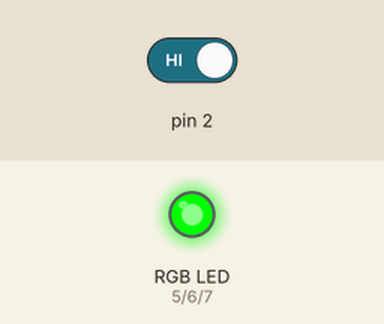
The sketch below on a simulated Arduino Uno, built with avr-gcc and run on an emulated ATmega328P. Parts: an RGB LED mixed from three pins (HIGH = lit). The test bench sets the inputs (shaded band); at power-on: pin 2 HIGH.

Above: at 0.8 s.
At 1.2 s:
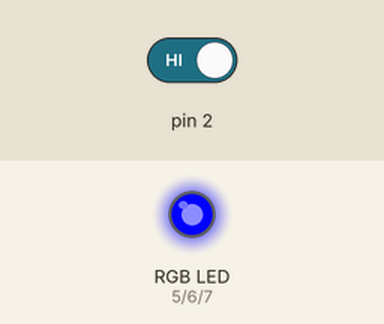
1.3 s: pin 2 driven LOW
At 4.01 s:
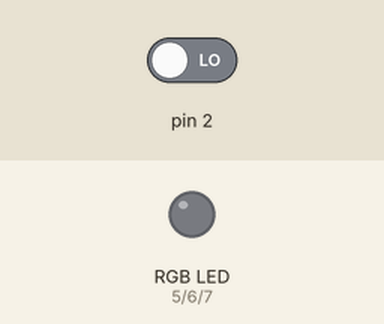
Timing chart, 0 to 21.1 s (numbered marks = the images above; inputs shaded):
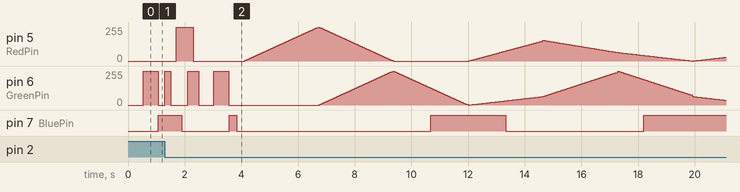

The sketch:

rgb.ino
```cpp
/*
 * ====================================================
 *      Name: IR_LCD_disp_key.ino
 *   Version: 1.0
 *  Compiler: Arduino-IDE
 *   Company: WWW.SOGWORKS.CN
 *  Function: 1.在没有触发红外的情况下，就是慢慢的渐变
 *            2.在触发了红外的情况下，就快速的赤橙黄绿青蓝紫变一下，然互又恢复慢慢的渐变
 * RGB分别接：数字引脚567
 * =====================================================
 * */

//RGB元素表
struct rgbElement {
    int fadeTime;            // 从一个颜色渐变到另一个颜色的时间how long to fade from previous values of RGB to the ones specified in this rgbElement (0 to 65,535)
    int holdTime;            // how long to keep the RGB values once they are faded in (0 or 1000 to 65,535)
    unsigned char red;       // 红色灯的亮度值brightness value for Red LED (0 to 255)
    unsigned char green;     // 绿色灯亮度值brightness value for Green LED (0 to 255)
    unsigned char blue;      // 蓝色灯的亮度值brightness value for Blue LED (0 to 255)
} const lightTab[]  = {
    {     0,   500, 255,   0,   0 },
    {   500,     0,   0,   0,   0 },
    {     0,   500,   0, 255,   0 },
    {   500,     0,   0,   0,   0 },
    {     0,   500,   0,   0, 255 },
    {   500,     0,   0,   0,   0 },
    {  2500,  2500, 255,   0,   0 },
    {  2500,  2500,   0, 255,   0 },
    {  2500,  2500,   0,   0, 255 },
    {  2500,  2500, 155,  64,   0 },
    {  2500,  2500,  64, 255,  64 },
    {  2500,  2500,   0,  64, 255 },
    {  2500,  2500,  64,   0,  64 },
    {     0,  1500, 155,   0,   0 },
    {     0,  1500,   0, 255,   0 },
    {     0,  1500,   0,   0, 255 },
    {     0,  1500, 140,   0, 240 },
    {     0,  1500, 155, 155,   0 },
    {     0,  1500, 155, 255, 255 },
    {     0,  1500, 128, 128, 128 },
    {     0,  1500,  48,  48,  58 },
    {     0,  1500,   0,   0,   0 },
    {  2500,  2500, 155,   0,   0 },
    {  2500,  2500, 155, 255,   0 },
    {  2500,  2500,   0, 255,   0 },
    {  2500,  2500,   0, 255, 255 },
    {  2500,  2500,   0,   0, 255 },
    {  2500,  2500, 155,   0, 255 },
    {  2500,     0,   0,   0,   0 },
    {  2500,  2500, 155,   0,   0 },
    {  2500,  2500, 155, 255,   0 },
    {  2500,  2500,   0, 255,   0 },
    {  2500,  2500,   0, 255, 255 },
    {  2500,  2500,   0,   0, 255 },
    {  2500,  2500, 155,   0, 255 },
    {  2500,     0,   0,   0,   0 },
    {  2500,  2500, 154,  32,   0 },
    {  2500,  2500, 154, 128,   0 },
    {  2500,  2500, 154, 240,   0 },
    {  2500,  2500, 128, 240,   0 },
    {     0,  2500,   0,   0,   0 },
    {  2500,  2500,   0,  16, 255 },
    {  2500,  2500,   0, 128, 255 },
    {  2500,  2500,   0, 240, 128 },
    {  2500,  2500,  16,  16, 240 },
    {  2500,  2500, 140,  16, 240 },
    {  2500,  2500,  64,   0, 250 },
    {     0,  2500,  10,  10,  10 },
    {     0,  2500,   0,   0,   0 },
    {  2500,  2500, 140,   0, 240 },
    {  2500,  2500,  32,   0, 240 },
    {  2500,  2500, 128,   0, 128 },
    {  2500,  2500, 140,   0,  32 },
    {  2500,     0,   0,   0,  10 },
    {  2500,     0,   0,   0,   0 },
    {  1000,  1000,   0,   0,   0 },
    {  1000,  1000,  32,   0,   0 },
    {  1000,  1000,  64,   0,   0 },
    {     0,  1000,  96,   0,   0 },
    {  1000,     0, 128,   0,   0 },
    {  1000,     0, 160,  32,   0 },
    {  1000,     0, 192,  64,   0 },
    {  1000,     0, 124,  96,   0 },
    {     0,  1000, 155, 128,   0 },
    {  1000,  1000,   0, 160,   0 },
    {     0,  1000,   0, 192,   0 },
    {  1000,  1000,   0, 224,  32 },
    {  1000,     0,   0, 255,  64 },
    {  1000,     0,   0,   0,  96 },
    {  1000,     0,   0,   0, 128 },
    {  1000,     0,   0,   0, 160 },
    {  1000,     0,   0,   0, 192 },
    {  1000,     0,   0,   0, 224 },
    {  1000,  1000,   0,   0, 255 },
    {  1000,     0,   0,   0,   0 },
    {     0,  1000,   0,   0, 255 },
    {  1000,  1000,  32,   0,   0 },
    {  1000,  1000,  96,   0,   0 },
    {  1000,  1000, 160,   0,   0 },
    {  1000,     0, 255,   0,   0 },
    {  1000,  1000,   0,  96,   0 },
    {  1000,  1000,   0, 160,  32 },
    {  1000,  1000,   0, 224,  64 },
    {  1000,  1000,   0, 255,  96 },
    {  1000,  1000,   0,   0, 128 },
    {  1000,  1000,   0,   0, 160 },
    {     0,  1000,   0,  32, 192 },
    {     0,  1000,   0,  64, 224 },
    {     0,  1000,   0,  96, 225 },
    {     0,  1000,   0, 128,   0 },
    {     0,  1000,   0, 160,   0 },
    {     0,  1000,   0, 192,  32 },
    {     0,  1000,   0, 224,  64 },
    {     0,  1000,   0, 255,  96 },
    {     0,  1000,   0,   0, 255 },
    {     0,  1000,   0,   0,   0 },
    {     0,     0,   0,   0,   0 }
};

int Start_Over=0;
int RedPin = 5;                 //红色led引脚
int GreenPin = 6;               //绿色led引脚
int BluePin	 = 7;                //蓝色led引脚
/**
 * 设置RGB颜色
 * @param red    红色
 * @param green  绿
 * @param blue   蓝
 */
void setColor(int red, int green, int blue)
{
  analogWrite(RedPin, 255-red);
  analogWrite(GreenPin, 255-green);
  analogWrite(BluePin, 255-blue);
}

/**
 * 产生3个随机数给LED
 */
void rgbrandom(){
    setColor(255, 0, 0);  // 红色
    delay(200);                //关闭了中断，会对delay()函数有很大的影响的。
    setColor(255, 255, 0);  // yellow
    delay(200);
    setColor(0, 255, 0);  //green
    delay(200);
    setColor(0, 255, 255);  // 青色cyan
    delay(200);
    setColor(0, 0, 255);  // blue
    delay(200);
    setColor(255, 0, 255);  // 紫色
    delay(200);
}

/**
 * 中断0的中断函数，FALLONG触发
 */
void recv_isr()
{
    Start_Over=1;      //用来中断的标志位
}
/**
 * 用的别人的渐变算法,给RGB的引脚发送RGB的值
 * @param index  lightTable的索引值
 */
void sendrgbElement( int index ) {
    // get values of rgbElement from lightTab
    int FadeTime =lightTab[index].fadeTime;
    int HoldTime = lightTab[index].holdTime;
    unsigned char Red = lightTab[index].red;
    unsigned char Green = lightTab[index].green;
    unsigned char Blue = lightTab[index].blue;

    // get previous RGB brightness values from lightTab
    //   (these values are set to 0 if index to lightTab = 0)
    unsigned char redPrev = 0;    // keep track of previous Red brightness value
    unsigned char greenPrev = 0;  // keep track of previous Green brightness value
    unsigned char bluePrev = 0;   // keep track of previous Blue brightness value
    if (index != 0) {
	redPrev = lightTab[index-1].red;
	greenPrev = lightTab[index-1].green;
	bluePrev = lightTab[index-1].blue;
    }

    // set color timing values
    //   everytime the fadeCounter reaches this timing value in the fade loop
    //   we will update the color value for the color (default value of 0 for no updating)
    int redTime = 0;
    int greenTime = 0;
    int blueTime = 0;

    // set values of temp colors
    //   starting from the previous color values,
    //   these will change to the color values just gotten from rgbElement over fadeTime
    unsigned char redTemp = redPrev;
    unsigned char greenTemp = greenPrev;
    unsigned char blueTemp = bluePrev;

    // fade LEDs up or down, from previous values to current values
    int redDelta = Red - redPrev;                // total amount to fade red value (up or down) during fadeTime
    int greenDelta = Green - greenPrev;          // total amount to fade green value (up or down) during fadeTime
    int blueDelta = Blue - bluePrev;             // total amount to fade blue value (up or down) during fadeTime

    if (redDelta != 0) {
	redTime = (FadeTime / redDelta);           // increment Red value every time we reach this fade value in the fade loop
	if (redTime < 0) redTime = -redTime;       //    absolute value
	redTime = redTime + 1;                     // adjust for truncation of integer division
    }                                            //
    int redTimeInc = redTime;                    // increment Red value every time the fadeCounter increments this amount

    if (greenDelta != 0) {
	greenTime = (FadeTime / greenDelta);       // increment Green value every time we reach this fade value in the fade loop
	if (greenTime < 0) greenTime = -greenTime; //    absolute value
	greenTime = greenTime + 1;                 // adjust for truncation of integer division
    }                                            //
    int greenTimeInc = greenTime;                // increment Green value every time the fadeCounter increments this amount

    if (blueDelta != 0) {
	blueTime = (FadeTime / blueDelta);         // increment Blue value every time we reach this fade value in the fade loop
	if (blueTime < 0) blueTime = -blueTime;    //    absolute value
	blueTime = blueTime + 1;                   // adjust for truncation of integer division
    }                                            //
    int blueTimeInc = blueTime;                  // increment Blue value every time the fade value increments this amount

    // set color increment values
    //   the amount to increment color value each time we update it in the fade loop
    //   (default value of 1, to slowly increase brightness each time through the fade loop)
    unsigned char redInc = 1;
    unsigned char greenInc = 1;
    unsigned char blueInc = 1;
    // if we need to fade down the brightness, then make the increment values negative
    if (redDelta < 0) redInc = -1;
    if (greenDelta < 0) greenInc = -1;
    if (blueDelta < 0) blueInc = -1;

    // if FadeTime = 0, then just set the LEDs blinking at the RGB values (the fade loop will not be executed)
    if (FadeTime == 0) {
	/*    greenTemp = Green; // no need to manually pulse Green LED on PB2 (pin 7) now, since it will be done in the hold loop
	      OCR1A = Red;       // update PWM for Red LED on OC1A (pin 6)
	      OCR1B = Blue;      // update PWM for Blue LED on OC1B (pin 3)
	      */
	greenTemp = Green;
	analogWrite(GreenPin, greenTemp);
	analogWrite(RedPin,Red);
	analogWrite(BluePin,Blue);
	delay(1);
    }

    // fade loop
    //   this loop will independently fade each LED up or down according to all of the above variables
    //   (it will take a length of time, FadeTime, to accomplish the task)
    //   this loop is not executed if FadeTime = 0 (since 1 is not <= 0, in the "for" loop)
    for (int fadeCounter=1; fadeCounter<=FadeTime; fadeCounter++) {
	if ( fadeCounter == redTime ) {
	    redTemp = redTemp + redInc;                 // increment to next red value
	    redTime = redTime + redTimeInc;             // we'll increment Red value again when FadeTime reaches new redTime
	}
	if ( fadeCounter == greenTime ) {
	    greenTemp = greenTemp + greenInc;           // increment to next green value
	    greenTime = greenTime + greenTimeInc;       // we'll increment Green value again when FadeTime reaches new greenTime
	}
	if ( fadeCounter == blueTime ) {
	    blueTemp = blueTemp + blueInc;              // increment to next blue value
	    blueTime = blueTime + blueTimeInc;          // we'll increment Blue value again when FadeTime reaches new blueTime
	}
	// pulseGreen(greenTemp); // one manual PWM pulse on the Green LED on PB2 (pin 7) for a period of 400 microseconds
	// OCR1A = redTemp;       // update PWM for Red LED on OC1A (pin 6)
	// OCR1B = blueTemp;      // update PWM for Blue LED on OC1B (pin 3)
	analogWrite(GreenPin,greenTemp);
	analogWrite(RedPin,redTemp);
	analogWrite(BluePin,blueTemp);
	delay(1);
	// pulseIR();             // pulse the IR emitter for a little bit (if there's a reflection to the IR detector as a result, then the ISR will set Start_Over = 1)
	if ( Start_Over ) return;  // if the IR detector saw IR, then we should reset and start over (Start_Over gets set to 1 in the interrupt routine if the IR detector saw IR)
    }
    // analogWrite(GreenPin,Green);
    // analogWrite(RedPin,Red);
    // analogWrite(BluePin,Blue);
    /*  OCR1A = Red;    // leave Timer1 PWM at final brightness value for Red (in case there were rounding errors in above math)
	OCR1B = Blue;   // leave Timer1 PWM at final brightness value for Blue (in case there were rounding errors in above math)
	*/
    // hold loop
    //   hold all LEDs at current values for HoldTime
    for (int holdCounter=0; holdCounter<HoldTime; holdCounter++) {
	// pulseGreen(greenTemp); // one manual PWM pulse on the Green LED on PB2 (pin 7) for a period of 400 microseconds
	analogWrite(GreenPin,greenTemp);
	analogWrite(RedPin,redTemp);
	analogWrite(BluePin,blueTemp);
	//delay(1);
	// the Red LED will continue to pulse automatically from the hardware Timer1
	// the Blue LED will continue to pulse automatically from the hardware Timer1
	// pulseIR();             // pulse the IR emitter for a little bit (if there's a reflection to the IR detector as a result, then the ISR will set Start_Over = 1)
	if ( Start_Over ) return;  // if the IR detector saw IR, then we should reset and start over (Start_Over gets set to 1 in the interrupt routine if the IR detector saw IR)
    }
}

void setup()
{
    Serial.begin(9600);
    //将引脚设置为输出
    pinMode(RedPin, OUTPUT);
    pinMode(GreenPin, OUTPUT);
    pinMode(BluePin, OUTPUT);
    //设置随机数种子
    randomSeed(103);
    //安置中断函数
    attachInterrupt(0,recv_isr,FALLING);
}

void loop() {
    int index = 0;
    interrupts();				//使能中断
    for (int count=0; count<180; count++) {
    	do {
    	    sendrgbElement(index);		// 发送RGB元素给LED
    	    index++;				// 用来索引表中下一个元素
    	    if ( Start_Over ) break;		// 如果检测到有东西碰到红外就从头开始if the IR detector saw IR, then we should reset and start over
    	} while ( !( (lightTab[index].fadeTime == 0 ) && (lightTab[index].holdTime == 0 ) ) );//如果两个时间都不等于0
    	if ( Start_Over ) break;		// 如果检测到有东西碰到红外就从头开始if the IR detector saw IR, then we should reset and start over
    	   index = 0;
    }
    //下面代码是用来触发红外之后，rgb灯就红黄绿青蓝紫的变化
    if(Start_Over){
        Start_Over=0;
        rgbrandom();
    }
}
```
